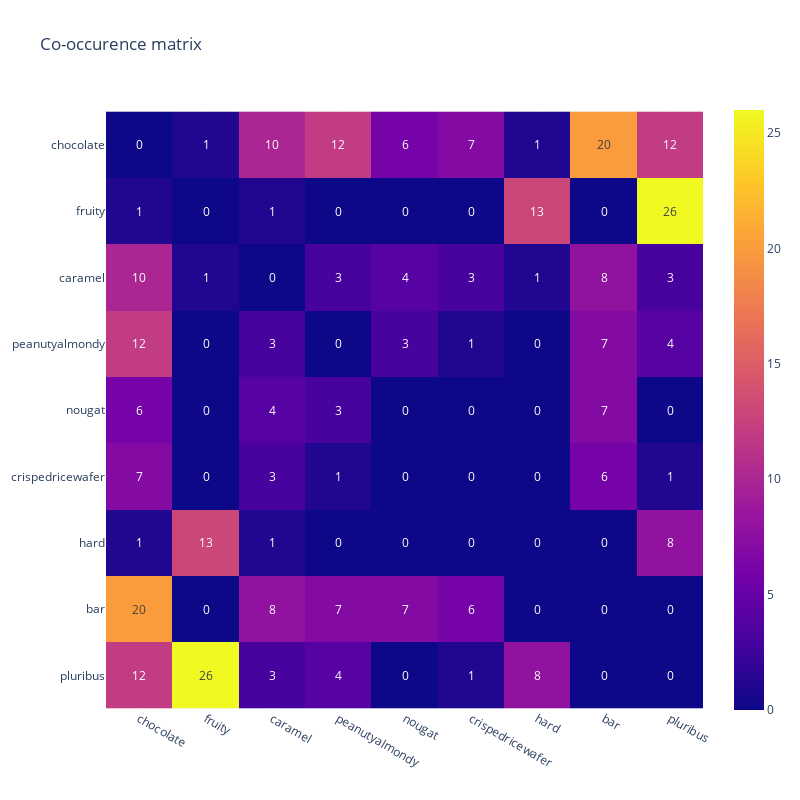

The notebook cell saved with this chart:
### Code cell
# Generate empty count table
feature = df[dummies].columns
count = np.repeat(0, 9)
tab_co = pd.DataFrame([count, count, count,
                       count, count, count,
                       count, count, count], 
                       index = feature, 
                       columns = feature)

# count co-occurences
df_dummies = df[dummies]
for i in range(9):
    for j in range(i + 1, 9, 1):
        for x in df_dummies.index:
            if (df_dummies.iloc[x, i] == 1) and (df_dummies.iloc[x, j] == 1):
                tab_co.iloc[i, j] += 1
                tab_co.iloc[j, i] += 1

# print the table
fig = px.imshow(tab_co, text_auto = '.0f', width = 800, height = 800, title = 'Co-occurence matrix')
fig.show()

### Figure 1 — Plotly figure (JSON) as saved in the notebook; plotly's stock layout.template omitted (floating-point values rounded to 4 significant figures)
{"data": [{"coloraxis": "coloraxis", "hovertemplate": "x: %{x}<br>y: %{y}<br>color: %{z}<extra></extra>", "name": "0", "texttemplate": "%{z:.0f}", "type": "heatmap", "x": ["chocolate", "fruity", "caramel", "peanutyalmondy", "nougat", "crispedricewafer", "hard", "bar", "pluribus"], "xaxis": "x", "y": ["chocolate", "fruity", "caramel", "peanutyalmondy", "nougat", "crispedricewafer", "hard", "bar", "pluribus"], "yaxis": "y", "z": [[0, 1, 10, 12, 6, 7, 1, 20, 12], [1, 0, 1, 0, 0, 0, 13, 0, 26], [10, 1, 0, 3, 4, 3, 1, 8, 3], [12, 0, 3, 0, 3, 1, 0, 7, 4], [6, 0, 4, 3, 0, 0, 0, 7, 0], [7, 0, 3, 1, 0, 0, 0, 6, 1], [1, 13, 1, 0, 0, 0, 0, 0, 8], [20, 0, 8, 7, 7, 6, 0, 0, 0], [12, 26, 3, 4, 0, 1, 8, 0, 0]]}], "layout": {"coloraxis": {"colorscale": [[0, "#0d0887"], [0.1111, "#46039f"], [0.2222, "#7201a8"], [0.3333, "#9c179e"], [0.4444, "#bd3786"], [0.5556, "#d8576b"], [0.6667, "#ed7953"], [0.7778, "#fb9f3a"], [0.8889, "#fdca26"], [1, "#f0f921"]]}, "height": 800, "title": {"text": "Co-occurence matrix"}, "width": 800, "xaxis": {"anchor": "y", "autorange": true, "constrain": "domain", "domain": [0, 1], "range": [-0.5, 8.5], "scaleanchor": "y", "type": "category"}, "yaxis": {"anchor": "x", "autorange": true, "constrain": "domain", "domain": [0.01855, 0.9815], "range": [8.5, -0.5], "type": "category"}}}
